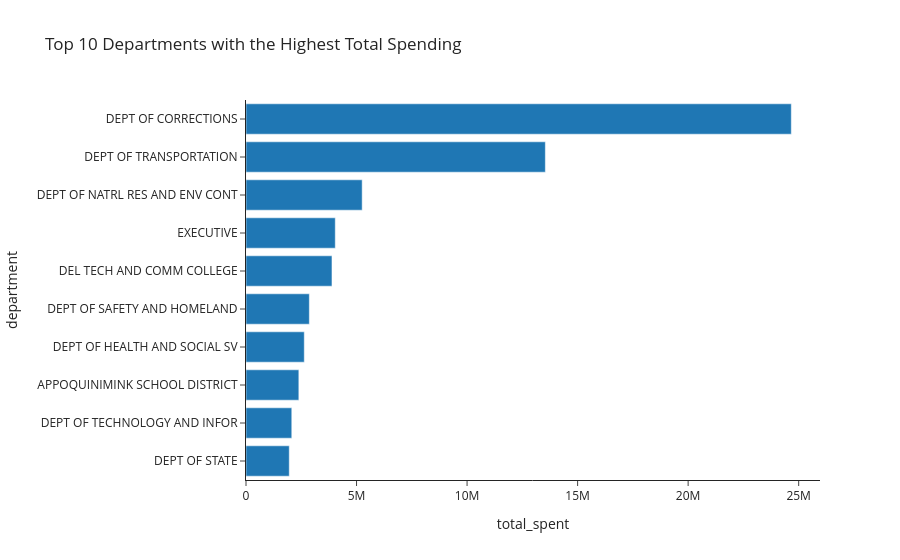

This figure's notebook cell:
### Code cell
fig = px.bar(
    df.iloc[::-1],
    x='total_spent',
    y='department',
    template='simple_white',
    title="Top 10 Departments with the Highest Total Spending",
)

fig.show()

### Figure 1 — Plotly figure (JSON) as saved in the notebook; plotly's stock layout.template omitted (floating-point values rounded to 4 significant figures)
{"data": [{"hovertemplate": "total_spent=%{x}<br>department=%{y}<extra></extra>", "legendgroup": "", "marker": {"color": "#1F77B4", "pattern": {"shape": ""}}, "name": "", "orientation": "h", "showlegend": false, "textposition": "auto", "type": "bar", "x": [1957000.0, 2070000.0, 2390000.0, 2636000.0, 2865000.0, 3889000.0, 4038000.0, 5255000.0, 13540000.0, 24670000.0], "xaxis": "x", "y": ["DEPT OF STATE", "DEPT OF TECHNOLOGY AND INFOR", "APPOQUINIMINK SCHOOL DISTRICT", "DEPT OF HEALTH AND SOCIAL SV", "DEPT OF SAFETY AND HOMELAND", "DEL TECH AND COMM COLLEGE", "EXECUTIVE", "DEPT OF NATRL RES AND ENV CONT", "DEPT OF TRANSPORTATION", "DEPT OF CORRECTIONS"], "yaxis": "y"}], "layout": {"autosize": true, "barmode": "relative", "legend": {"tracegroupgap": 0}, "title": {"text": "Top 10 Departments with the Highest Total Spending"}, "xaxis": {"anchor": "y", "autorange": true, "domain": [0, 1], "range": [0, 25960000.0], "title": {"text": "total_spent"}, "type": "linear"}, "yaxis": {"anchor": "x", "autorange": true, "domain": [0, 1], "range": [-0.5, 9.5], "title": {"text": "department"}, "type": "category"}}}
